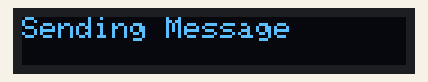
A sketch run on a simulated Arduino Uno, built with avr-gcc and run on an emulated ATmega328P. Shown: 128×16 one-colour display. No radio packets arrive unless stated; what the sketch prints to the serial monitor is not drawn.

Above: at 0.5 s.
At 8.2 s:
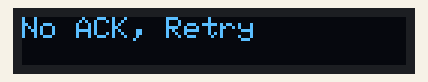
At 13.9 s:
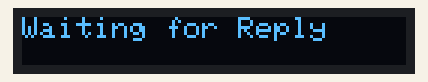

The sketch:

sketch_lab3_transmitter.ino
```cpp
#include <SPI.h>                      // Include the SPI library for communication with LoRa module
#include <RH_RF95.h>                  // Include RadioHead library for the RF95 LoRa module
#include <Wire.h>                     // Include the Wire library for I2C communication with the OLED display
#include <Adafruit_GFX.h>             // Include the Adafruit GFX library for the OLED display
#include <Adafruit_SSD1306.h>         // Include the SSD1306 library for the OLED display

#define SCREEN_WIDTH 128              // Width of the OLED screen (in pixels)
#define SCREEN_HEIGHT 16              // Height of the OLED screen (in pixels)
#define OLED_RESET -1                 // Reset pin for the OLED display (-1 means no reset pin is used)
Adafruit_SSD1306 display(SCREEN_WIDTH, SCREEN_HEIGHT, &Wire, OLED_RESET, 8); // Initialize the display

// Pin definitions for the LoRa module
#define RFM95_CS 10                   // Chip Select pin for LoRa
#define RFM95_RST 9                   // Reset pin for LoRa
#define RFM95_INT 2                   // Interrupt pin for LoRa
#define RF95_FREQ 788.7               // Frequency for the LoRa communication (in MHz)

// Initialize the LoRa module
RH_RF95 rf95(RFM95_CS, RFM95_INT);    // Using the defined pins for CS and INT

const uint8_t myID = 3;               // Unique ID for the transmitter node
const uint8_t targetID = 2;           // ID of the receiver node (target for the message)

// Message Types for communication
const uint8_t MSG_TYPE_DATA = 0x01;   // Type for sending data
const uint8_t MSG_TYPE_ACK  = 0x02;   // Type for acknowledgment message

// Function to calculate a simple checksum (add all bytes and return the sum)
uint8_t computeChecksum(uint8_t *data, uint8_t length) {
  uint8_t checksum = 0;
  for (uint8_t i = 0; i < length - 1; i++) {  // Skip the checksum byte itself
    checksum += data[i];                      // Add all message bytes
  }
  return checksum;                            // Return the checksum value
}

void setup() {
  Serial.begin(9600);                      // Initialize Serial communication for debugging
  delay(200);                               // Small delay for serial startup

  // Initialize I2C communication for the OLED display
  Wire.begin();

  // Initialize the OLED display
  if (!display.begin(SSD1306_SWITCHCAPVCC, 0x3C)) {  // Check if the display initializes correctly
    Serial.println(F("SSD1306 allocation failed"));  // Print error if display fails
    while (1);  // Stop the program here if display fails
  }

  display.setTextSize(1);                  // Set text size to 1
  display.setTextColor(WHITE);             // Set text color to white
  display.fillRect(0, 0, SCREEN_WIDTH, SCREEN_HEIGHT, BLACK);  // Clear screen
  displayMessage("Initializing...");       // Display a message on the screen

  // Reset the LoRa module
  pinMode(RFM95_RST, OUTPUT);              // Set reset pin as output
  digitalWrite(RFM95_RST, LOW);            // Set the reset pin to low
  delay(10);                               // Wait for 10 ms
  digitalWrite(RFM95_RST, HIGH);           // Set the reset pin to high
  delay(10);                               // Wait for 10 ms

  // Initialize the LoRa module and set its frequency
  if (!rf95.init()) {                      // Check if initialization was successful
    Serial.println("LoRa init failed");    // Print error message if it failed
    displayMessage("Setup Failed");        // Display error message on OLED
    while (1);                             // Stop the program here if initialization fails
  }

  if (!rf95.setFrequency(RF95_FREQ)) {     // Set the frequency for communication
    Serial.println("setFrequency failed"); // Print error message if frequency setting fails
    displayMessage("Setup Failed");        // Display error message on OLED
    while (1);                             // Stop the program here if frequency setup fails
  }

  rf95.setTxPower(13, false);              // Set transmit power to 13 dBm (adjustable as needed)
  displayMessage("Setup Successful");      // Display success message on OLED
  delay(200);                              // Wait for a brief moment
}

void loop() {
  sendMessageWithRetransmission(targetID, MSG_TYPE_DATA, "Hello from Transmitter!");  // Send message with retransmission
  delay(500);  // Wait 500 ms before sending the next message
}

// Function to send message with retransmission attempts
void sendMessageWithRetransmission(uint8_t receiverID, uint8_t msgType, const char* payload) {
  uint8_t payloadLen = strlen(payload);            // Calculate the length of the payload
  uint8_t message[payloadLen + 4];                 // Create a buffer to hold the message (with header and checksum)
  message[0] = myID;                              // Add the sender ID (my ID)
  message[1] = receiverID;                        // Add the receiver ID
  message[2] = msgType;                           // Add the message type
  memcpy(&message[3], payload, payloadLen);       // Copy the payload data into the message buffer
  message[3 + payloadLen] = computeChecksum(message, payloadLen + 4);  // Add checksum to the message

  const uint8_t maxRetries = 3;                   // Set maximum retry attempts
  bool ackReceived = false;                       // Flag to check if ACK is received
  uint8_t attempts = 0;                           // Counter for retry attempts

  while (!ackReceived && attempts < maxRetries) {  // Retry loop until ACK is received or max retries are reached
    Serial.println("Sending Message...");         // Print status to Serial Monitor
    displayMessage("Sending Message");            // Display status on OLED
    delay(500);                                   // Wait for a brief moment before sending

    rf95.send(message, sizeof(message));          // Send the message
    rf95.waitPacketSent();                        // Wait until the message is sent

    // Wait for ACK response
    displayMessage("Waiting for Reply");          // Display "Waiting" message on OLED
    unsigned long startTime = millis();           // Get the current time to implement timeout
    while (millis() - startTime < 3000) {         // Timeout after 3 seconds
      if (rf95.available()) {                     // Check if a message is available
        uint8_t buffer[RH_RF95_MAX_MESSAGE_LEN];   // Buffer to store the received message
        uint8_t len = sizeof(buffer);              // Buffer length
        if (rf95.recv(buffer, &len)) {             // Receive the message
          // Validate that this is an ACK coming from the receiver
          if (len >= 4 && buffer[0] == receiverID && buffer[1] == myID && buffer[2] == MSG_TYPE_ACK) {
            uint8_t checksumReceived = buffer[len - 1];  // Get the received checksum
            if (checksumReceived == computeChecksum(buffer, len)) {  // Validate checksum
              Serial.println("ACK Received");      // Print success message
              ackReceived = true;                 // Mark ACK as received
              displayMessage("Message Received"); // Display success message on OLED
              break;                              // Break out of the waiting loop
            }
          }
        }
      }
    }

    if (!ackReceived) {                          // If no ACK received after waiting
      attempts++;                                 // Increment retry counter
      Serial.println("No ACK Received, retrying...");  // Print retry message
      displayMessage("No ACK, Retry");           // Display retry message on OLED
      delay(500);                                // Brief pause before retrying
    }
  }

  // After retries, if no ACK received, display failure message
  if (!ackReceived) {
    Serial.println("Message failed after retries.");  // Print failure message
    displayMessage("Send Failed");                    // Display failure message on OLED
  }
}

// Function to display a message on the OLED screen
void displayMessage(const char* msg) {
  display.clearDisplay();                      // Clear the display
  display.setCursor(0, 0);                     // Set the cursor to the top-left corner
  display.println(msg);                         // Print the message on the screen
  display.display();                            // Update the display
}
```

Measured:
- by itself, everything shown: repeats every 12.8 s, in 10 steps
- what the display in image 0 shows lasts 0.5 s, from 0.5 s to 1.0 s
- what the display in image 1 shows lasts 0.5 s, from 8.1 s to 8.6 s
- what the display in image 2 shows lasts 3.0 s, from 13.8 s to 16.8 s
